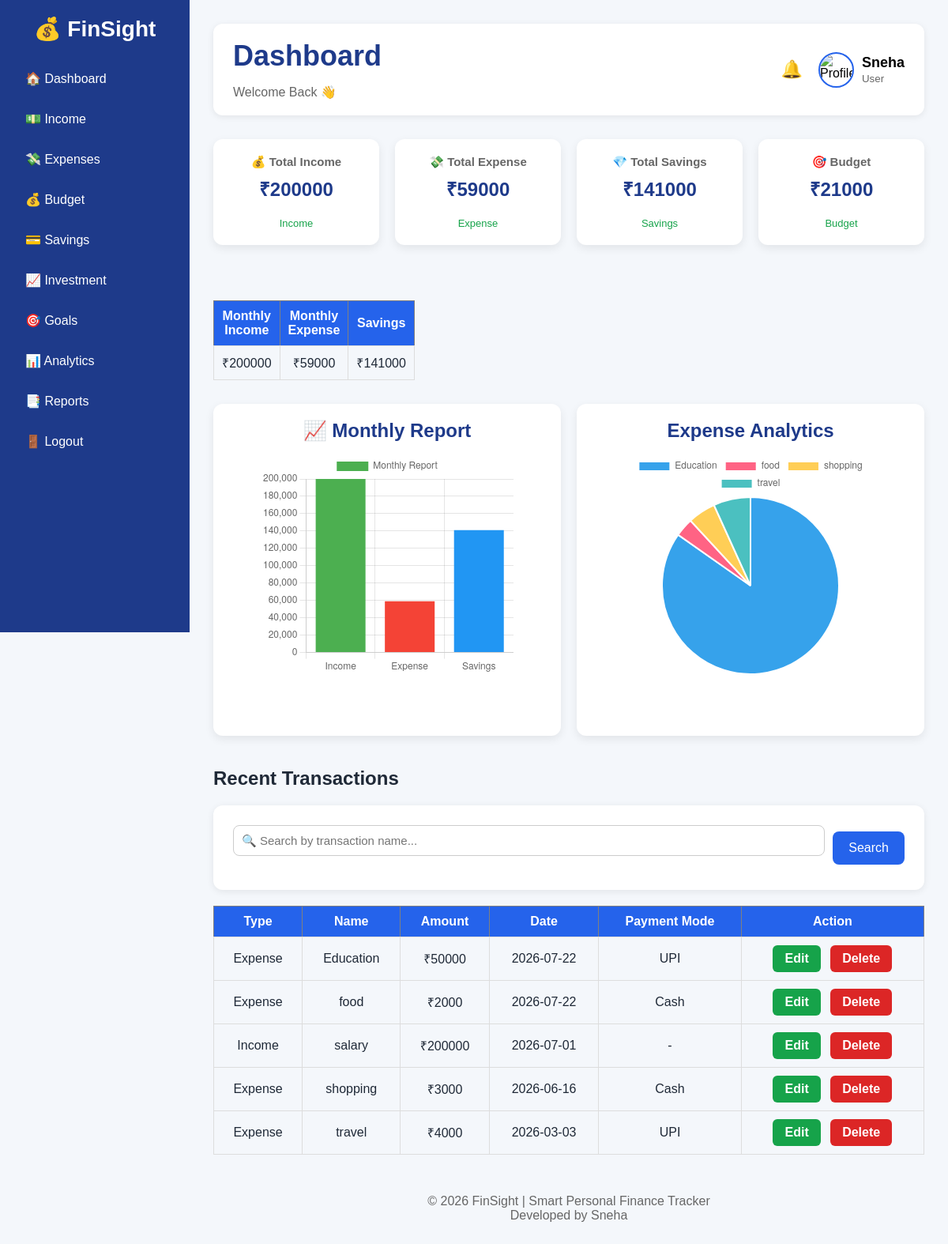
The app's page /dashboard (signed in) with its own data.
### tables this page shows
CREATE TABLE expenses(
        id INTEGER PRIMARY KEY AUTOINCREMENT,
        user_id INTEGER,
        expense_name TEXT,
        amount INTEGER,
        date TEXT,
        category TEXT,
        payment_mode TEXT,
        description TEXT
    );

CREATE TABLE income(
        id INTEGER PRIMARY KEY AUTOINCREMENT,
        user_id INTEGER,
        income_name TEXT,
        amount INTEGER,
        date TEXT
    );

### app.py (the view)
@app.route("/dashboard")
def dashboard():
    user_id = session.get("user_id")
    if not user_id:
        return redirect("/")
    conn = sqlite3.connect("database.db")
    cursor = conn.cursor()
    cursor.execute(
        "SELECT SUM(amount) FROM income WHERE user_id=?",
        (user_id,)
    )
    total_income = cursor.fetchone()[0] or 0
    cursor.execute(
        "SELECT SUM(amount) FROM expenses WHERE user_id=?",
        (user_id,)
    )
    total_expense = cursor.fetchone()[0] or 0
    cursor.execute("""
        SELECT expense_name,
               SUM(amount)
        FROM expenses
        WHERE user_id=?
        GROUP BY expense_name
    """, (user_id,))
    expense_chart = cursor.fetchall()
    cursor.execute("""
        SELECT strftime('%m', date),
               SUM(amount)
        FROM expenses
        WHERE user_id=?
        GROUP BY strftime('%m', date)
        ORDER BY strftime('%m', date)
    """, (user_id,))
    expense_trend = cursor.fetchall()
    cursor.execute(
        "SELECT SUM(amount) FROM budgets WHERE user_id=?",
        (user_id,)
    )
    total_budget = cursor.fetchone()[0] or 0
    cursor.execute("""
        SELECT SUM(invested_amount),
               SUM(current_value)
        FROM investments
        WHERE user_id=?
    """, (user_id,))
    investment = cursor.fetchone()
    total_investment = investment[0] or 0
    current_value = investment[1] or 0
    profit = current_value - total_investment
    if total_investment > 0:
        returns = round((profit / total_investment) * 100, 2)
    else:
        returns = 0
    cursor.execute("""
        SELECT id,
               income_name,
               amount,
               date,
               'Income'
        FROM income
        WHERE user_id=?
    """, (user_id,))
    income_data = cursor.fetchall()
    cursor.execute("""
    SELECT id,
           expense_name,
           amount,
           date,
           'Expense',
           payment_mode
    FROM expenses
    WHERE user_id=?
""", (user_id,))
    expense_data = cursor.fetchall()
    transactions = income_data + expense_data
    search = request.args.get("search", "")
    if search:
       transactions = [
        t for t in transactions
        if search.lower() in str(t[1]).lower()
    ]
    transactions.sort(key=lambda x: x[3], reverse=True)
    monthly_income = total_income
    monthly_expense = total_expense
    monthly_savings = monthly_income - monthly_expense
    if monthly_income > 0:
        health_score = round((monthly_savings / monthly_income) * 100)
    else:
        health_score = 0
    if health_score < 0:
        health_score = 0
    if health_score >= 80:
        health_status = "Excellent"
    elif health_score >= 60:
        health_status = "Good"
    elif health_score >= 40:
        health_status = "Average"
    else:
        health_status = "Poor"
    if total_expense > total_income:
        recommendation = "⚠️ Your expenses are higher than your income. Reduce unnecessary spending."
    elif monthly_savings <= 0:
        recommendation = "⚠️ Try to save some amount every month."
    elif monthly_savings < total_income * 0.20:
        recommendation = "💡 Increase your monthly savings to at least 20% of your income."
    else:
        recommendation = "✅ Excellent! Your financial management is on the right track."
    notifications = []
    if monthly_savings > 0:
          notifications.append(f"🎉 Great! You saved ₹{monthly_savings:,.0f} this month.")
    else:
          notifications.append("⚠️ No savings this month.")
    if total_budget > 0:
        if total_expense > total_budget:
           exceeded = total_expense - total_budget
           notifications.append(f"🔴 Budget exceeded by ₹{exceeded:,.0f}")
    else:
           remaining = total_budget - total_expense
           notifications.append(f"🟢 Budget remaining ₹{remaining:,.0f}")
    if profit > 0:
           notifications.append(f"📈 Investment Profit ₹{profit:,.0f}")
    elif profit < 0:
           notifications.append(f"📉 Investment Loss ₹{abs(profit):,.0f}")
    else:
           notifications.append("➖ No Profit / Loss")
    notifications.append(f"❤️ Financial Health : {health_status}")
    conn.close()
    return render_template(
        "dashboard.html",
        total_income=total_income,
        total_expense=total_expense,
        total_budget=total_budget,
        total_investment=total_investment,
        current_value=current_value,
        profit=profit,
        returns=returns,
        transactions=transactions,
        search=search,
        expense_chart=expense_chart,
        expense_trend=expense_trend,
        monthly_income=monthly_income,
        monthly_expense=monthly_expense,
        monthly_savings=monthly_savings,
        health_score=health_score,
        health_status=health_status,
        recommendation=recommendation,
        notifications=notifications,
    )

### templates/dashboard.html (shortened to what this page needs)
<!DOCTYPE html>
<html lang="en">
<head>
    <link rel="stylesheet" href="{{ url_for('static', filename='css/style.css') }}">
</head>
<body>
<div class="dashboard">
    <aside class="sidebar">
        <div class="logo">
            <h2>💰 FinSight</h2>
        </div>
        <nav>
            <a href="/dashboard">🏠 Dashboard</a>
            <a href="/income">💵 Income</a>
            <a href="/expense">💸 Expenses</a>
            <a href="/budget">💰 Budget</a>
            <a href="/savings">💳 Savings</a>
            <a href="/investment">📈 Investment</a>
            <a href="/goal">🎯 Goals</a>
            <a href="/analytics">📊 Analytics</a>
            <a href="/reports">📑 Reports</a>
            <a href="/logout">🚪 Logout</a>
        </nav>
    </aside>
    <main class="main-content">
        <div class="topbar">
    <div class="page-title">
        <h1>Dashboard</h1>
        <p>Welcome Back 👋</p>
    </div>
    <div class="top-right">
    <div class="notification-wrapper">
    <span class="bell" onclick="toggleNotifications()">
        🔔
    </span>
</div>
        <a href="/profile" class="profile">
            <img src="{{ url_for('static', filename='images/profile.png') }}" alt="Profile">
            <div>
                <h4>Sneha</h4>
                <small>User</small>
            </div>
        </a>
    </div>
</div>
        <div class="cards">
    <div class="card">
        <h3>💰 Total Income</h3>
        <h2>₹{{ total_income }}</h2>
        <p>Income</p>
    </div>
    <div class="card">
        <h3>💸 Total Expense</h3>
        <h2>₹{{ total_expense }}</h2>
        <p>Expense</p>
    </div>
    <div class="card">
        <h3>💎 Total Savings</h3>
        <h2>₹{{ monthly_savings }}</h2>
        <p>Savings</p>
    </div>
    <div class="card">
        <h3>🎯 Budget</h3>
        <h2>₹{{ total_budget }}</h2>
        <p>Budget</p>
    </div>
</div>
        <div class="stats-grid">
<table border="1" width="100%" cellpadding="10">
    <tr style="background:#2563eb; color:white;">
        <th>Monthly Income</th>
        <th>Monthly Expense</th>
        <th>Savings</th>
    </tr>
    <tr>
        <td>₹{{ monthly_income }}</td>
        <td>₹{{ monthly_expense }}</td>
        <td>₹{{ monthly_savings }}</td>
    </tr>
</table>
        </div>
        <div class="charts-row">
    <div class="chart-box">
        <h2>📈 Monthly Report</h2>
        <canvas id="monthlyChart"></canvas>
    </div>
    <div class="chart-box">
        <h2>Expense Analytics</h2>
        <canvas id="expenseChart"></canvas>
    </div>
</div>
<h2 style="margin-top:40px;">Recent Transactions</h2>
<form method="GET" action="/dashboard" style="margin:20px 0; display:flex; align-items:center; gap:10px;">
    <input
        type="text"
        name="search"
        placeholder="🔍 Search by transaction name..."
        value="{{ search }}"
        style="flex:1; padding:10px; border-radius:8px; border:1px solid #ccc;">
    <button type="submit">
        Search
    </button>
</form>
<table border="1" width="100%" cellpadding="10" cellspacing="0">
    <tr style="background:#2563eb; color:white;">
        <th>Type</th>
        <th>Name</th>
        <th>Amount</th>
        <th>Date</th>
        <th>Payment Mode</th>
        <th>Action</th>
    </tr>
    {% if transactions %}
        {% for t in transactions %}
        <tr>
    <td>{{ t[4] }}</td>
    <td>{{ t[1] }}</td>
    <td>₹{{ t[2] }}</td>
    <td>{{ t[3] }}</td>
    <td>
    {% if t[4] == "Income" %}
        -
    {% else %}
        {{ t[5] }}
    {% endif %}
</td>
    <td>
{% if t[4] == "Income" %}
<a href="/edit_income/{{ t[0] }}" class="edit-btn">Edit</a>
<a href="/delete_income/{{ t[0] }}" class="delete-btn">Delete</a>
{% else %}
<a href="/edit_expense/{{ t[0] }}" class="edit-btn">Edit</a>
<a href="/delete_expense/{{ t[0] }}" class="delete-btn">Delete</a>
{% endif %}
</td>
</tr>
        {% endfor %}
    {% else %}
        <tr>
            <td colspan="4" style="text-align:center;">
                No Transactions Found
            </td>
        </tr>
    {% endif %}
</table>
        <div class="footer">
            <p>© 2026 FinSight | Smart Personal Finance Tracker</p>
            <p>Developed by Sneha</p>
        </div>
    </main>
</div>
<script>
// Expense Pie Chart
const expenseLabels = [
{% for item in expense_chart %}
"{{ item[0] }}",
{% endfor %}
];
const expenseValues = [
{% for item in expense_chart %}
{{ item[1] }},
{% endfor %}
];
new Chart(document.getElementById("expenseChart"), {
    type: "pie",
    data: {
        labels: expenseLabels,
        datasets: [{
            data: expenseValues,
            backgroundColor: [
                "#36A2EB",
                "#FF6384",
                "#FFCE56",
                "#4BC0C0",
                "#9966FF",
                "#FF9F40"
            ]
        }]
    },
    options: {
        responsive: true,
        maintainAspectRatio: false
    }
});
// Monthly Bar Chart
new Chart(document.getElementById("monthlyChart"), {
    type: "bar",
    data: {
        labels: ["Income", "Expense", "Savings"],
        datasets: [{
            label: "Monthly Report",
            data: [
                {{ monthly_income }},
                {{ monthly_expense }},
                {{ monthly_savings }}
            ],
            backgroundColor: [
                "#4CAF50",
                "#F44336",
                "#2196F3"
            ]
        }]
    },
    options: {
        responsive: true,
        maintainAspectRatio: false
    }
});
</script>
</body>
</html>

### records on screen
expenses: t "Expense", expense_name "Education", amount "50000", date "2026-07-22", payment_mode "UPI"
expenses: t "Expense", expense_name "food", amount "2000", date "2026-07-22", payment_mode "Cash"
income: t "Income", income_name "salary", amount "200000", date "2026-07-01"
expenses: t "Expense", expense_name "shopping", amount "3000", date "2026-06-16", payment_mode "Cash"
expenses: t "Expense", expense_name "travel", amount "4000", date "2026-03-03", payment_mode "UPI"

### other values on screen
{{ total_income }} "200000"
{{ total_expense }} "59000"
{{ monthly_savings }} "141000"
{{ total_budget }} "21000"
{{ monthly_income }} "200000"
{{ monthly_expense }} "59000"
chart data {{ item[0] }} Education, food, shopping, travel
chart data {{ item[1] }} 50000, 2000, 3000, 4000
chart data {{ monthly_income }} 200000
chart data {{ monthly_expense }} 59000
